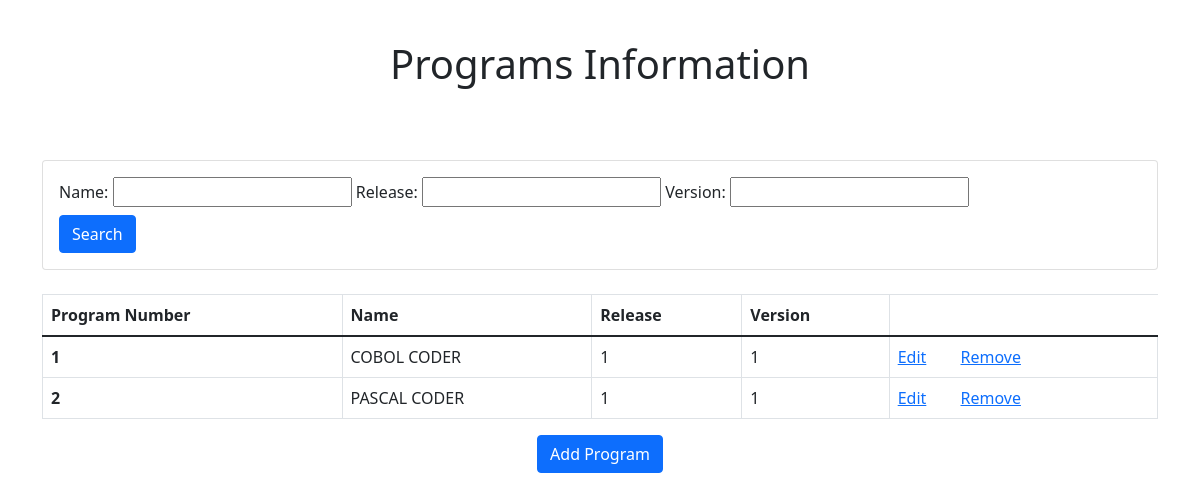
Page /program/ on the committed database.
### bugtracker/program_model.py (models this page shows, shortened)
class Program(models.Model):
    name = models.TextField(unique=True, null=False, blank=False)
    release = models.TextField()
    version = models.TextField()

### bugtracker/views.py (the view)
# urls.py: path('program/', views.program_list, name='program-list'),
def program_list(request):
    programs = Program.objects.all()
    myFilter = ProgramFilter(request.GET, queryset=programs)
    programs = myFilter.qs
    context = {
        'programs': programs,
        'myFilter': myFilter
    }
    return render(request, 'bugtracker/program_list.html', context)

### bugtracker/templates/bugtracker/program_list.html (shortened to what this page needs)
{% extends 'base.html' %}
{% block content %}
    <h1 style="text-align: center; padding-top: 1em; padding-bottom: 1em;">Programs Information</h1>
    <br>
    <div class="row">
        <div class="col">
            <div class="card card-body">
                <form class="form-inline" method="get">
                    <div class="form-group mb-2">
                        {{myFilter.form}}
                    </div>
                    <button class="btn btn-primary" type="submit">Search</button>
                </form>
            </div>
        </div>
    </div>
    <br>
    <table class="table table-bordered">
        <thead>
            <tr>
                <th scope="col">Program Number</th>
                <th scope="col">Name</th>
                <th scope="col">Release</th>
                <th scope="col">Version</th>
            </tr>
        </thead>
        <tbody>
            {% for program in programs %}
                <tr>
                    <th scope="row">{{ program.id }}</th>
                    <td>{{ program.name }}</td>
                    <td>{{ program.release }}</td>
                    <td>{{ program.version }}</td>
                    <td>
                        <a style="margin-right: 30px;" href="{% url 'edit-program' program.id %}">Edit</a>
                        <a href="{% url 'delete-program' program.id %}">Remove</a>
                    </td>
                </tr>
            {% endfor %}
        </tbody>
    </table>
    <div class="text-center">
        <a href="{% url 'add_program' %}"><button type="button" class="btn btn-primary">Add Program</button></a>
    </div>
{% endblock content %}

### rows in the picture
Program: id "1", name "COBOL CODER", release "1", version "1"
Program: id "2", name "PASCAL CODER", release "1", version "1"
